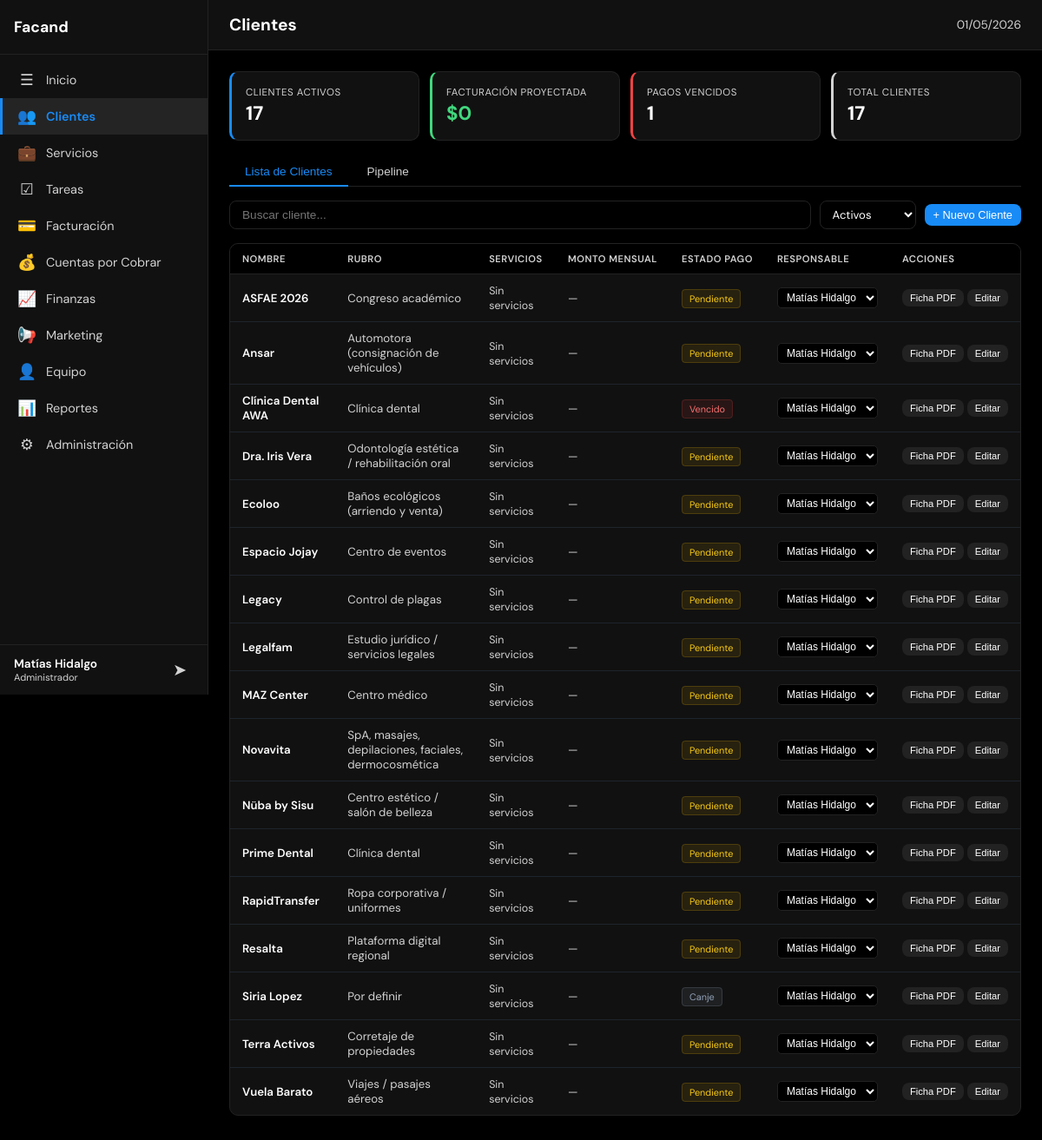
Page /index.php?page=crm (signed in) on the earlier database version.
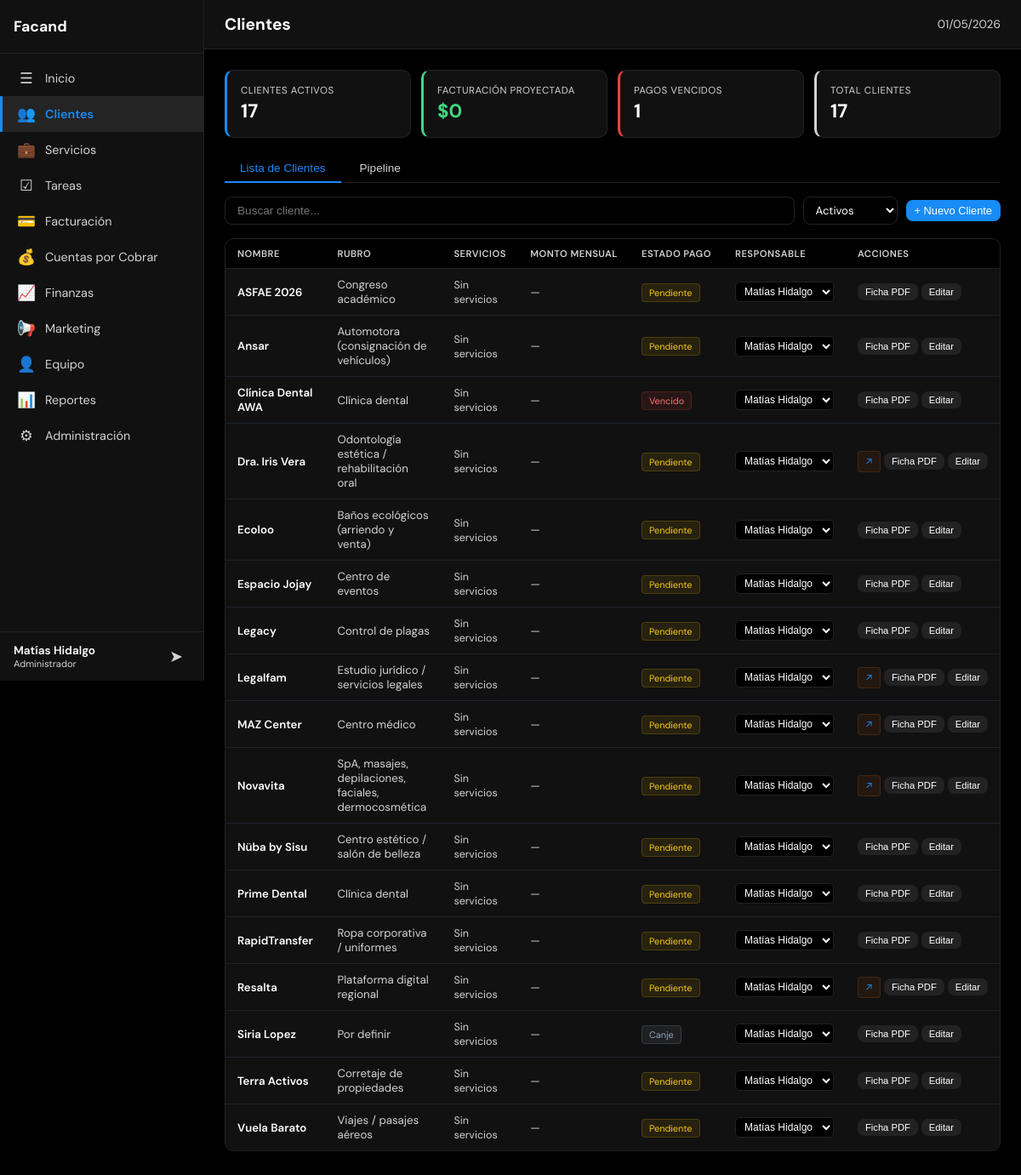
Same page on the later database version.
### tables this page shows
CREATE TABLE clientes (
    id INTEGER PRIMARY KEY AUTOINCREMENT,
    nombre TEXT NOT NULL,
    rut TEXT DEFAULT '',
    email TEXT DEFAULT '',
    telefono TEXT DEFAULT '',
    direccion TEXT DEFAULT '',
    contacto_nombre TEXT DEFAULT '',
    contacto_cargo TEXT DEFAULT '',
    tipo TEXT NOT NULL DEFAULT 'prospecto' CHECK(tipo IN ('prospecto','activo','inactivo','cerrado')),
    etapa_pipeline TEXT NOT NULL DEFAULT 'lead' CHECK(etapa_pipeline IN ('lead','contactado','propuesta','negociacion','onboarding','activo','cerrado_ganado','cerrado_perdido')),
    rubro TEXT DEFAULT '',
    plan TEXT DEFAULT '',
    fee_mensual INTEGER DEFAULT 0,
    servicios TEXT DEFAULT '',
    herramientas TEXT DEFAULT '',
    presupuesto_ads TEXT DEFAULT '',
    etapa TEXT DEFAULT '',
    estado_pago TEXT DEFAULT 'pendiente' CHECK(estado_pago IN ('pendiente','pagado','vencido','canje')),
    url_dashboard TEXT DEFAULT '',
    responsable_id INTEGER,
    notas TEXT DEFAULT '',
    created_at TEXT DEFAULT (datetime('now')),
    updated_at TEXT DEFAULT (datetime('now')),
    FOREIGN KEY (responsable_id) REFERENCES equipo(id) ON DELETE SET NULL
);

CREATE TABLE equipo (
            id INTEGER PRIMARY KEY AUTOINCREMENT,
            nombre TEXT NOT NULL,
            cargo TEXT DEFAULT '',
            email TEXT DEFAULT '',
            activo INTEGER NOT NULL DEFAULT 1,
            created_at TEXT DEFAULT (datetime('now'))
        );

### includes/db.php (called while the page is built, shortened)
<?php
function get_db(): SQLite3 {
    static $db = null;
    if ($db === null) {
        $db_path = __DIR__ . '/../data/dashboard.db';
        $db = new SQLite3($db_path);
        $db->busyTimeout(5000);
        $db->exec('PRAGMA journal_mode=WAL');
        $db->exec('PRAGMA foreign_keys=ON');
    }
    return $db;
}
function query_all(string $sql, array $params = []): array {
    $stmt = get_db()->prepare($sql);
    foreach ($params as $i => $val) {
        $stmt->bindValue($i + 1, $val);
    }
    $result = $stmt->execute();
    $rows = [];
    while ($row = $result->fetchArray(SQLITE3_ASSOC)) {
        $rows[] = $row;
    }
    return $rows;
}
function query_one(string $sql, array $params = []): ?array {
    $rows = query_all($sql, $params);
    return $rows[0] ?? null;
}

### includes/functions.php (called while the page is built, shortened)
<?php
function safe(mixed $str): string {
    return htmlspecialchars((string)($str ?? ''), ENT_QUOTES, 'UTF-8');
}

### includes/auth.php (called while the page is built, shortened)
<?php
require_once __DIR__ . '/db.php';
require_once __DIR__ . '/permissions.php';
require_once __DIR__ . '/functions.php';
$current_user = query_one('SELECT * FROM usuarios WHERE id = ?', [$_SESSION['user_id']]);

### includes/permissions.php (called while the page is built, shortened)
<?php
function can_edit(int $user_id, string $modulo): bool {
    $user = query_one('SELECT role FROM usuarios WHERE id = ?', [$user_id]);
    if ($user['role'] === 'admin') return true;
    $perm = query_one(
        'SELECT puede_editar FROM permisos WHERE usuario_id = ? AND modulo = ?',
        [$user_id, $modulo]
    );
    return $perm && $perm['puede_editar'];
}

### modules/crm.php (the view, shortened to what the changed rows need)
<?php
$clientes = query_all('SELECT c.*, e.nombre as responsable_nombre,
    (SELECT COUNT(*) FROM tareas WHERE cliente_id = c.id AND estado IN ("pendiente","en_progreso")) as tareas_pendientes,
    (SELECT COALESCE(SUM(monto),0) FROM servicios_cliente WHERE cliente_id = c.id AND tipo = "suscripcion" AND estado = "activo") as total_suscripcion,
    (SELECT COALESCE(SUM(monto),0) FROM servicios_cliente WHERE cliente_id = c.id AND tipo IN ("implementacion","adicional") AND estado = "activo") as total_implementacion,
    (SELECT COUNT(*) FROM servicios_cliente WHERE cliente_id = c.id AND estado = "activo") as servicios_activos
    FROM clientes c LEFT JOIN equipo e ON c.responsable_id = e.id ORDER BY c.nombre');
$equipo_list = query_all('SELECT id, nombre FROM equipo WHERE activo = 1 ORDER BY nombre');
?>
<div id="crmTabCards" class="crm-tab-content active">
    <div class="table-container">
        <table class="crm-table" id="crmTable">
            <thead>
                <tr>
                    <th>Nombre</th>
                    <th>Rubro</th>
                    <th>Servicios</th>
                    <th>Monto mensual</th>
                    <th>Estado Pago</th>
                    <th>Responsable</th>
                    <th>Acciones</th>
                </tr>
            </thead>
            <tbody id="crmTableBody">
            <?php foreach ($clientes as $c): ?>
            <tr data-tipo="<?= $c['tipo'] ?>" data-nombre="<?= safe(strtolower($c['nombre'])) ?>">
                <td onclick="openClientDetail(<?= $c['id'] ?>)">
                    <span class="td-nombre"><?= safe($c['nombre']) ?></span>
                </td>
                <td style="color:var(--text-muted)"><?= safe($c['rubro'] ?: '—') ?></td>
                <td>
                    <?php
                    $svcs = query_all('SELECT nombre, tipo, monto FROM servicios_cliente WHERE cliente_id = ? AND estado = "activo" ORDER BY tipo DESC, monto DESC', [$c['id']]);
                    if (!empty($svcs)):
                        foreach ($svcs as $sv): ?>
                            <div style="font-size:.75rem;margin-bottom:2px;">
                                <span class="badge-plan" style="<?= $sv['tipo'] !== 'suscripcion' ? 'background:rgba(234,179,8,.1);border-color:rgba(234,179,8,.2);color:#facc15;' : '' ?>"><?= $sv['tipo'] === 'suscripcion' ? 'Suscripción' : 'Custom' ?></span>
                                <?= format_money($sv['monto']) ?><?= $sv['tipo'] === 'suscripcion' ? '<span style="color:var(--text-muted)">/mes</span>' : '' ?>
                            </div>
                    <?php endforeach;
                    else: ?>
                        <span style="color:var(--text-muted);font-size:.78rem">Sin servicios</span>
                    <?php endif; ?>
                </td>
                <td class="td-fee">
                    <?php
                    $total_cliente = ($c['total_suscripcion'] ?? 0) + ($c['total_implementacion'] ?? 0);
                    if ($total_cliente > 0): ?>
                        <strong><?= format_money($total_cliente) ?></strong>
                    <?php else: ?>
                        <span style="color:var(--text-muted);font-weight:400">—</span>
                    <?php endif; ?>
                </td>
                <td><span class="badge-pago-<?= safe($c['estado_pago']) ?>"><?= ucfirst($c['estado_pago']) ?></span></td>
                <td onclick="event.stopPropagation()">
                    <?php if (can_edit($current_user['id'], 'crm')): ?>
                        <select class="resp-select" onchange="changeResponsable(<?= $c['id'] ?>, this.value)" title="Cambiar responsable">
                            <?php foreach ($equipo_list as $e): ?>
                                <option value="<?= $e['id'] ?>" <?= $c['responsable_id'] == $e['id'] ? 'selected' : '' ?>><?= safe($e['nombre']) ?></option>
                            <?php endforeach; ?>
                        </select>
                    <?php else: ?>
                        <span style="font-size:.82rem"><?= safe($c['responsable_nombre'] ?: '—') ?></span>
                    <?php endif; ?>
                </td>
                <td onclick="event.stopPropagation()">
                    <div class="td-actions">
                        <?php if ($c['url_dashboard']): ?>
                            <a href="<?= safe($c['url_dashboard']) ?>" target="_blank" class="client-dash-link" title="Abrir dashboard del cliente">&#8599;</a>
                        <?php endif; ?>
                        <button class="btn btn-secondary btn-sm" onclick="window.open('ficha-pdf.php?id=<?= $c['id'] ?>','_blank')" title="Ficha PDF">Ficha PDF</button>
                        <?php if (can_edit($current_user['id'], 'crm')): ?>
                            <button class="btn btn-secondary btn-sm" onclick="editClient(<?= $c['id'] ?>)" title="Editar">Editar</button>
                        <?php endif; ?>
                    </div>
                </td>
            </tr>
            <?php endforeach; ?>
            </tbody>
        </table>
    </div>
</div>

Differences in the rows shown:
changed clientes "Dra. Iris Vera": now shows "↗"
changed clientes "Legalfam": now shows "↗"
changed clientes "MAZ Center": now shows "↗"
changed clientes "Novavita": now shows "↗"
changed clientes "Resalta": now shows "↗"
